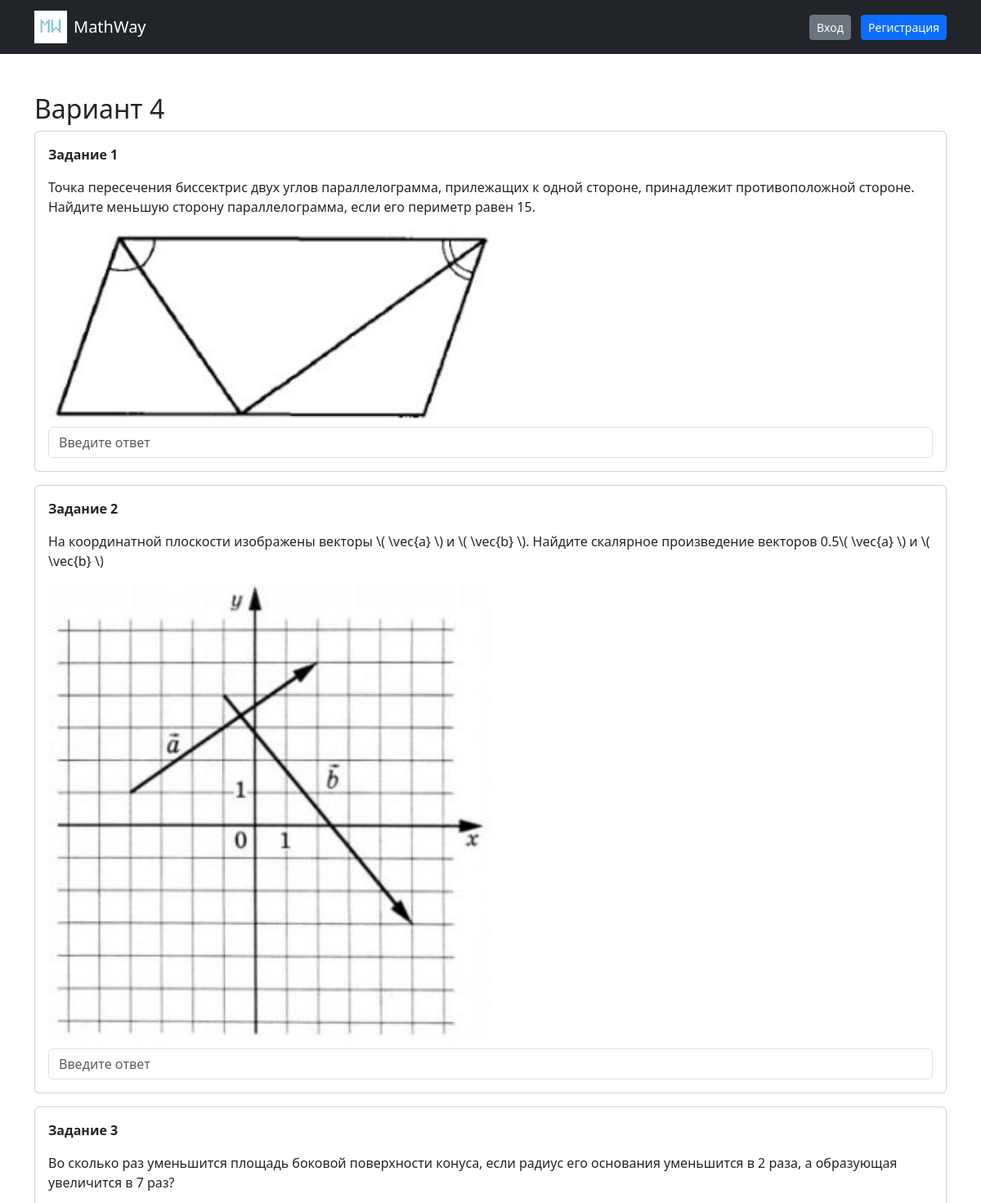
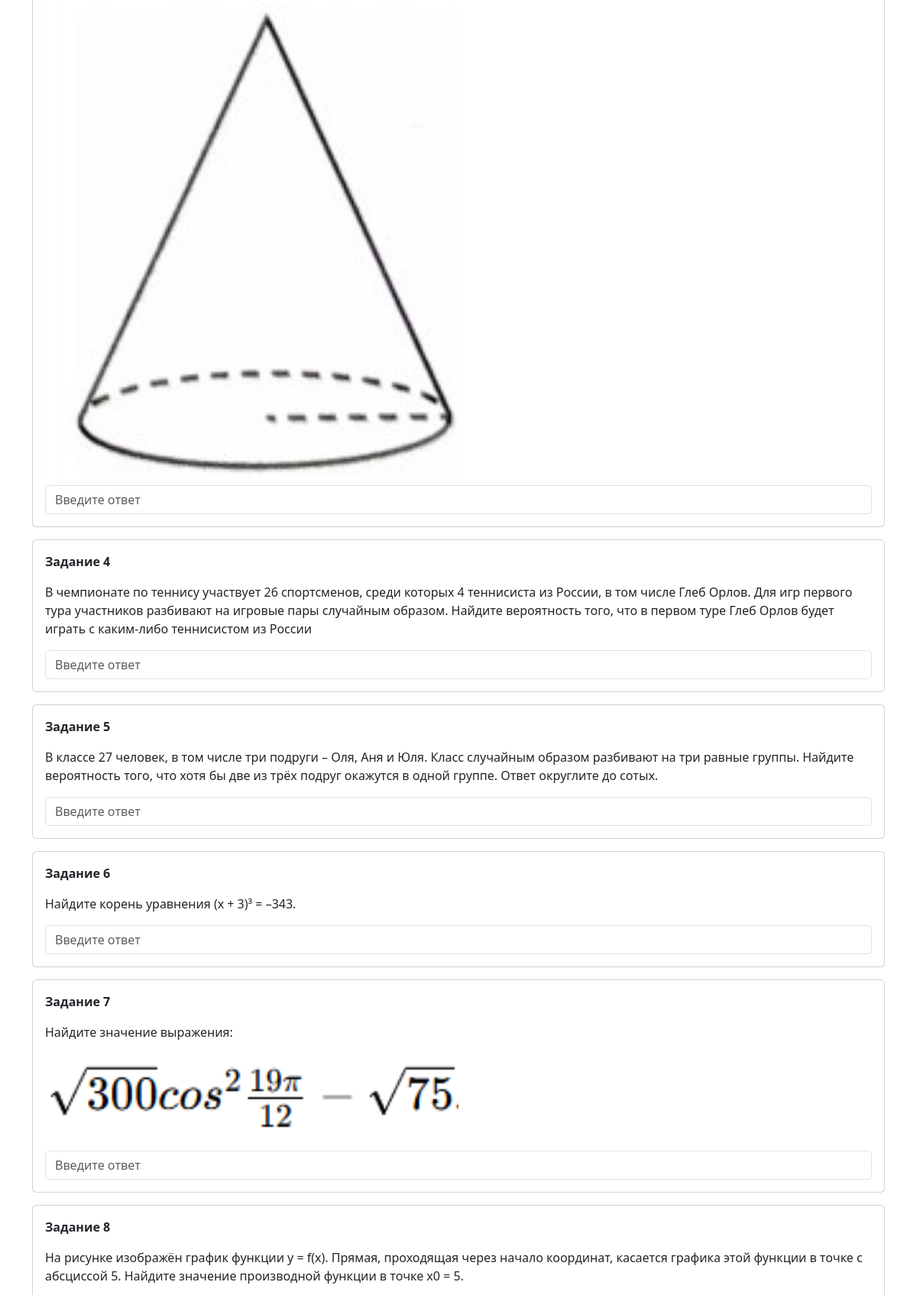
The page /variant/4 (upper part) on the database its author committed (2 pictures, top to bottom).
### models.py (models this page shows)
class Task(db.Model):
    id = db.Column(db.Integer, primary_key=True)
    question = db.Column(db.Text, nullable=False)
    answer = db.Column(db.String(100), nullable=False)
    topic = db.Column(db.String(10), nullable=False)
    image_url = db.Column(db.String(255))

### main.py (the view)
@app.route('/variant/<int:var_num>')
def variant(var_num):
    tasks = []
    for i in range(1, 13):
        tasks_topic = Task.query.filter_by(topic=i).order_by(Task.id).all()
        idx = (var_num - 1) % len(tasks_topic)
        task = tasks_topic[idx]
        tasks.append(task)
    return render_template('variant.html', tasks=tasks, var_num=var_num)

### templates/variant.html (shortened to what this page needs)
{% extends "base.html" %}
{% block content %}
<h2>Вариант {{ var_num }}</h2>
<form method="POST" action="/check_variant/{{ var_num }}">
    {% for task in tasks %}
    <div class="card p-3 mb-3">
        <p><b>Задание {{ loop.index }}</b></p>
        <p>{{ task.question }}</p>
        {% if task.image_url and task.image_url|trim and task.image_url != 'images/2/none.png' %}
            <img src="{{ url_for('static', filename=task.image_url) }}" class="img-fluid w-50 mb-2">
        {% endif %}
        <input type="text"
               name="answer_{{ task.id }}"
               class="form-control"
               placeholder="Введите ответ"
               >
    </div>
    {% endfor %}
</form>
{% endblock %}

### rows shown on the page
Task: question "Точка пересечения биссектрис двух углов параллелограмма, прилежащих к одной стороне, принадлежит противоположной стороне. Найдите меньшую сторону параллелограмма, если его периметр равен 15.", image_url (picture)
Task: question "На координатной плоскости изображены векторы \\( \\vec{a} \\) и \\( \\vec{b} \\). Найдите скалярное произведение векторов 0.5\\( \\vec{a} \\) и \\( \\vec{b} \\)", image_url (picture)
Task: question "Во сколько раз уменьшится площадь боковой поверхности конуса, если радиус его основания уменьшится в 2 раза, а образующая увеличится в 7 раз?", image_url (picture)
Task: question "В чемпионате по теннису участвует 26 спортсменов, среди которых 4 теннисиста из России, в том числе Глеб Орлов. Для игр первого тура участников разбивают на игровые пары случайным образом. Найдите вероятность того, что в первом туре Глеб Орлов будет играть с каким-либо теннисистом из России"
Task: question "В классе 27 человек, в том числе три подруги – Оля, Аня и Юля. Класс случайным образом разбивают на три равные группы. Найдите вероятность того, что хотя бы две из трёх подруг окажутся в одной группе. Ответ округлите до сотых."
Task: question "Найдите корень уравнения (x + 3)³ = –343."
Task: question "Найдите значение выражения:", image_url (picture)
Task: question "На рисунке изображён график функции y = f(x). Прямая, проходящая через начало координат, касается графика этой функции в точке с абсциссой 5. Найдите значение производной функции в точке x0 = 5."

### other values the page prints
{{ var_num }} "4"
